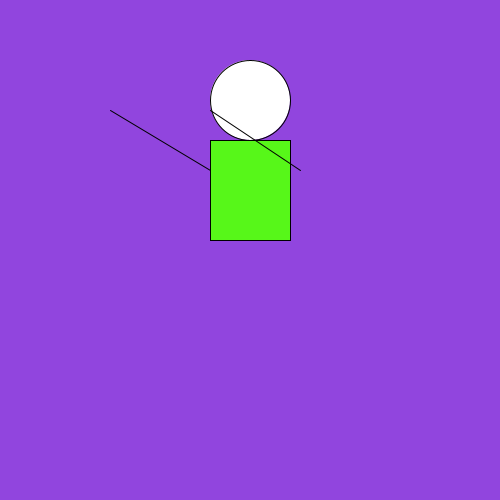
Frame 1 (no input)
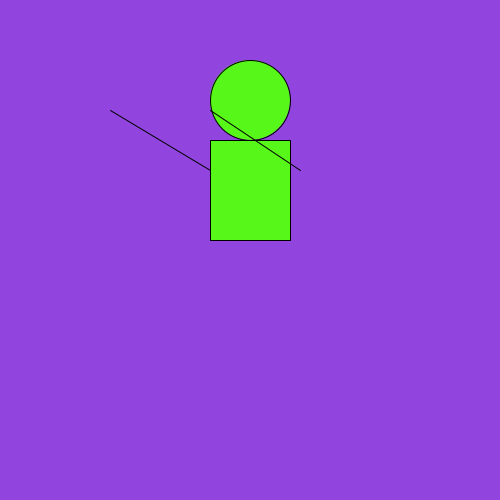
Frame 60 (the mouse pressed at the canvas centre just before this capture)
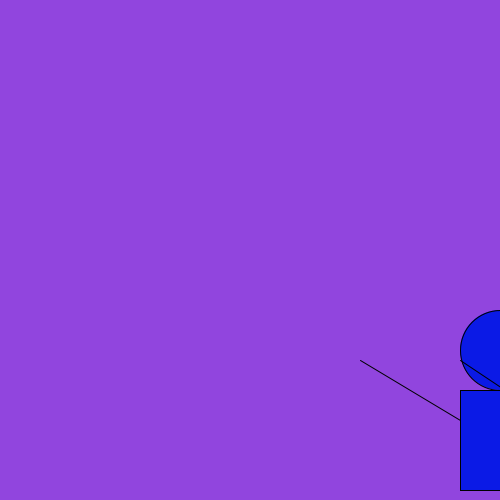
Frame 120 (the mouse held since frame 60 and released just before this capture)

The Processing sketch that drew these frames (run headless with seeded random() and noise(); from frame 60 on, the mouse is pressed at the canvas centre):

// Processing sketch: processing_105620
// ── processing_105620.pde

//Pooja Trivedi
//mycreature
//8/5/2013

void setup() {
  size(500,500);
  smooth();
}

void draw() {
  if(mousePressed) {
    mySadCreature();
  }
  
  else {
    myHappyCreature();
  }
}
    

//=================================

void mySadCreature(){
 

 background(145,69,222);
  
ellipse(mouseX+250,mouseY+100,80,80);

fill(11,26,230);

rect(mouseX+210,mouseY+140,80,100);

line (mouseX+210,mouseY+170,mouseX+110,mouseY+110);

line(mouseX+300,mouseY+170,mouseX+210,mouseY+110);
}


//=========================================

void myHappyCreature(){
   background(145,69,222);
  
ellipse(mouseX+250,mouseY+100,80,80);

fill(87,247,25);

rect(mouseX+210,mouseY+140,80,100);

line (mouseX+210,mouseY+170,mouseX+110,mouseY+110);

line(mouseX+300,mouseY+170,mouseX+210,mouseY+110);
}

//==================================================
